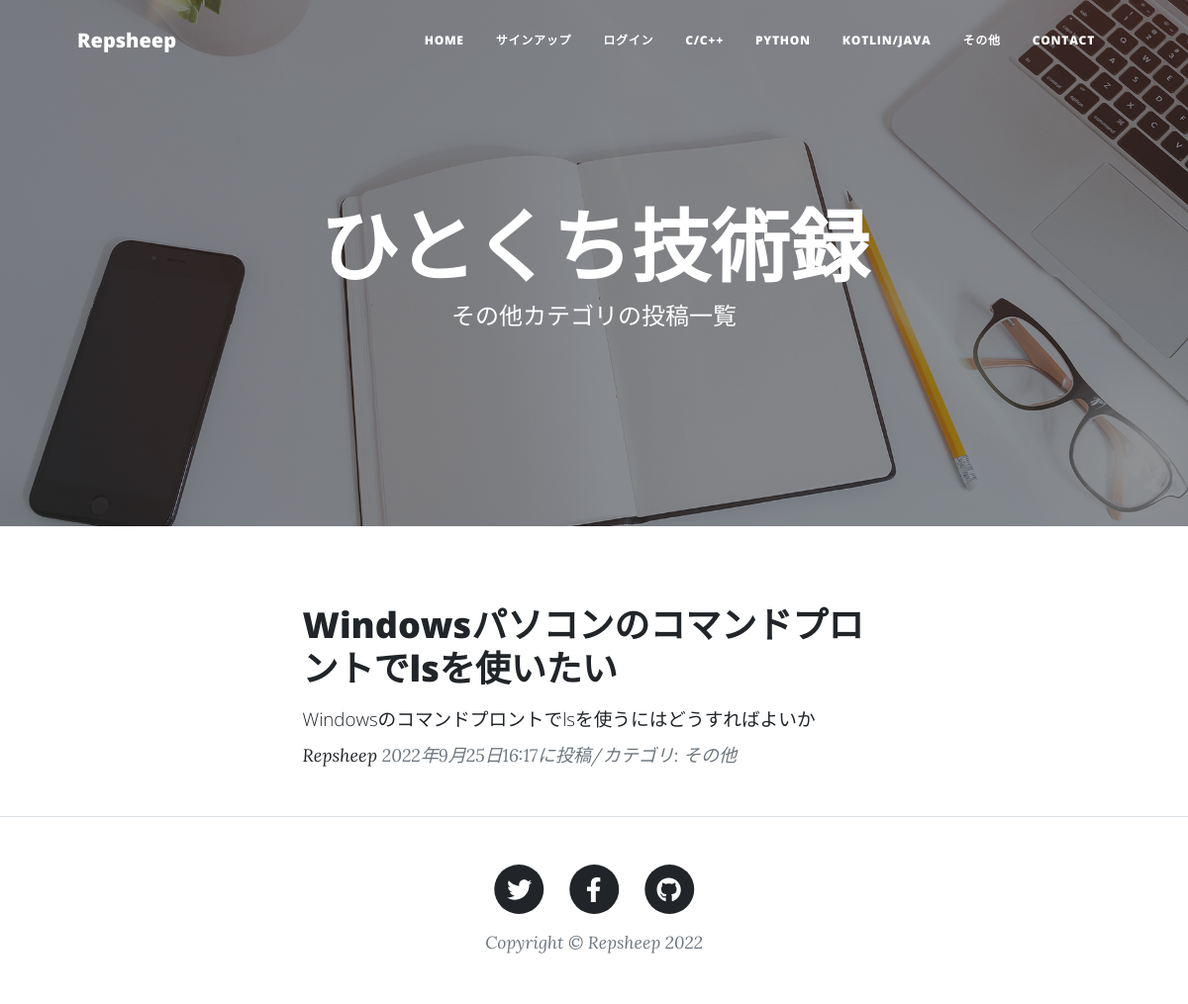
Screenshot of /others_list with the database file from the repository.
### techtwitapp/models.py (models this page shows, shortened)
class RecordPost(models.Model):
    user=models.ForeignKey(
        CustomUser,
        verbose_name='ユーザー',
        on_delete=models.CASCADE,
        null=True
        )
    CATEGORY=(('C/C++','C/C++'),
              ('Python','Python'),
              ('Kotlin/Java','Kotlin/Java'),
              ('その他','その他')
              )
    title=models.CharField(
        verbose_name='タイトル',
        max_length=200
        )
    question=models.TextField(
        verbose_name='質問'
        )
    answer=models.TextField(
        verbose_name='回答'
        )
    posted_at=models.DateTimeField(
        verbose_name='投稿日時',
        auto_now_add=True
        )
    category=models.CharField(
        verbose_name='カテゴリ',
        max_length=50,
        choices=CATEGORY
        )

### techtwitapp/views.py (the view)
class othersView(ListView):
    template_name='others_list.html'
    model=RecordPost
    context_object_name='その他_records'
    queryset=RecordPost.objects.filter(
        category='その他').order_by('-posted_at')

### techtwitapp/templates/others_list.html (shortened to what this page needs)
{% extends 'base.html' %}
{% load static %}
        {% block header %}
        <header class="masthead" style="background-image: url({% static 'assets/img/home-bg.jpg' %})">
            <div class="container position-relative px-4 px-lg-5">
                <div class="row gx-4 gx-lg-5 justify-content-center">
                    <div class="col-md-10 col-lg-8 col-xl-7">
                        <div class="site-heading">
                            <h1>ひとくち技術録</h1>
                            <span class="subheading">その他カテゴリの投稿一覧
        　　　　　　　　　　　　　　　　</span>
                        </div>
                    </div>
                </div>
            </div>
        </header>
        {% endblock %}
        {% block contents %}
        <div class="container px-4 px-lg-5">
            <div class="row gx-4 gx-lg-5 justify-content-center">
                <div class="col-md-10 col-lg-8 col-xl-7">
                    {% for record in その他_records %}
                    <div class="post-preview">
                        <a href="{% url 'techtwitapp:record_detail' record.pk %}">
                            <h2 class="post-title">{{record.title}}</h2>
                            <h3 class="post-subtitle">
                                <span style="font-size : 14pt">
                                    {{record.question|truncatechars:50}}
                                </span>
                            </h3>
                        </a>
                        <p class="post-meta">
                            <a href="#">Repsheep</a>
                            {{record.posted_at}}に投稿/カテゴリ:
                            {{record.category}}</p>
                    </div>
                    {% endfor %}
                </div>
            </div>
        </div>
        {% endblock %}

### rows the page displays
RecordPost: title "Windowsパソコンのコマンドプロントでlsを使いたい", question "Windowsのコマンドプロントでlsを使うにはどうすればよいか", posted_at "2022年9月25日16:17", category "その他"
